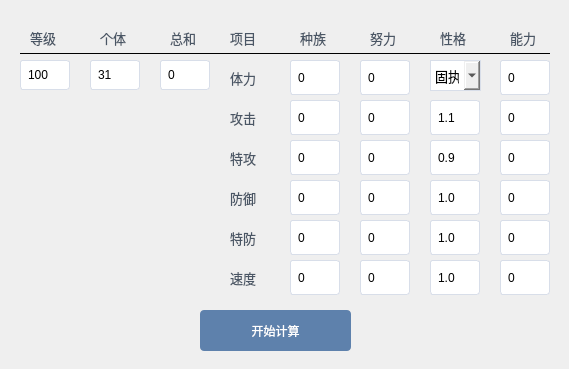
<?xml version="1.0" encoding="UTF-8"?>
<ui version="4.0">
    <class>CalculatorWindow</class>
    <widget class="QMainWindow" name="CalculatorWindow">
        <property name="geometry">
            <rect>
                <x>0</x>
                <y>0</y>
                <width>569</width>
                <height>369</height>
            </rect>
        </property>
        <property name="minimumSize">
            <size>
                <width>569</width>
                <height>369</height>
            </size>
        </property>
        <property name="maximumSize">
            <size>
                <width>569</width>
                <height>369</height>
            </size>
        </property>
        <property name="windowTitle">
            <string>精灵计算器</string>
        </property>
        <property name="styleSheet">
            <string notr="true">/* 按钮通用样式 */
                QPushButton {
                background-color: #5E81AC;
                color: white;
                border: none;
                padding: 8px 15px;
                border-radius: 4px;
                min-width: 80px;
                }

                QPushButton:hover {
                background-color: #81A1C1;
                }

                QPushButton:pressed {
                background-color: #4C6A8C;
                }

                /* 输入框样式 */
                QLineEdit {
                border: 1px solid #D8DEE9;
                padding: 5px;
                border-radius: 3px;
                }

                /* 标签样式 */
                QLabel {
                color: #4A5665;
                font-size: 13px;
                }
            </string>
        </property>
        <widget class="QWidget" name="centralwidget">
            <widget class="QPushButton" name="CalculateButton">
                <property name="geometry">
                    <rect>
                        <x>200</x>
                        <y>310</y>
                        <width>151</width>
                        <height>41</height>
                    </rect>
                </property>
                <property name="text">
                    <string>开始计算</string>
                </property>
            </widget>
            <widget class="QLabel" name="LevelLabel">
                <property name="geometry">
                    <rect>
                        <x>30</x>
                        <y>30</y>
                        <width>31</width>
                        <height>16</height>
                    </rect>
                </property>
                <property name="font">
                    <font>
                        <pointsize>-1</pointsize>
                    </font>
                </property>
                <property name="text">
                    <string>等级</string>
                </property>
            </widget>
            <widget class="QLineEdit" name="LevelEdit">
                <property name="geometry">
                    <rect>
                        <x>20</x>
                        <y>60</y>
                        <width>50</width>
                        <height>30</height>
                    </rect>
                </property>
                <property name="text">
                    <string>100</string>
                </property>
                <property name="placeholderText">
                    <string/>
                </property>
            </widget>
            <widget class="QLabel" name="IndividualLabel">
                <property name="geometry">
                    <rect>
                        <x>100</x>
                        <y>30</y>
                        <width>31</width>
                        <height>16</height>
                    </rect>
                </property>
                <property name="font">
                    <font>
                        <pointsize>-1</pointsize>
                    </font>
                </property>
                <property name="text">
                    <string>个体</string>
                </property>
            </widget>
            <widget class="QLineEdit" name="IndividualEdit">
                <property name="geometry">
                    <rect>
                        <x>90</x>
                        <y>60</y>
                        <width>50</width>
                        <height>30</height>
                    </rect>
                </property>
                <property name="text">
                    <string>31</string>
                </property>
                <property name="placeholderText">
                    <string/>
                </property>
            </widget>
            <widget class="Line" name="line">
                <property name="windowModality">
                    <enum>Qt::ApplicationModal</enum>
                </property>
                <property name="geometry">
                    <rect>
                        <x>20</x>
                        <y>53</y>
                        <width>530</width>
                        <height>1</height>
                    </rect>
                </property>
                <property name="font">
                    <font>
                        <pointsize>9</pointsize>
                    </font>
                </property>
                <property name="styleSheet">
                    <string notr="true">background-color: rgb(0, 0, 0);</string>
                </property>
                <property name="lineWidth">
                    <number>3</number>
                </property>
                <property name="midLineWidth">
                    <number>0</number>
                </property>
                <property name="orientation">
                    <enum>Qt::Horizontal</enum>
                </property>
            </widget>
            <widget class="QLabel" name="CategoryLabel">
                <property name="geometry">
                    <rect>
                        <x>230</x>
                        <y>30</y>
                        <width>31</width>
                        <height>16</height>
                    </rect>
                </property>
                <property name="font">
                    <font>
                        <pointsize>-1</pointsize>
                    </font>
                </property>
                <property name="text">
                    <string>项目</string>
                </property>
            </widget>
            <widget class="QLabel" name="CategoryLabel_1">
                <property name="geometry">
                    <rect>
                        <x>230</x>
                        <y>70</y>
                        <width>31</width>
                        <height>16</height>
                    </rect>
                </property>
                <property name="font">
                    <font>
                        <pointsize>-1</pointsize>
                    </font>
                </property>
                <property name="text">
                    <string>体力</string>
                </property>
            </widget>
            <widget class="QLabel" name="CategoryLabel_2">
                <property name="geometry">
                    <rect>
                        <x>230</x>
                        <y>110</y>
                        <width>31</width>
                        <height>16</height>
                    </rect>
                </property>
                <property name="font">
                    <font>
                        <pointsize>-1</pointsize>
                    </font>
                </property>
                <property name="text">
                    <string>攻击</string>
                </property>
            </widget>
            <widget class="QLabel" name="CategoryLabel_3">
                <property name="geometry">
                    <rect>
                        <x>230</x>
                        <y>150</y>
                        <width>31</width>
                        <height>16</height>
                    </rect>
                </property>
                <property name="font">
                    <font>
                        <pointsize>-1</pointsize>
                    </font>
                </property>
                <property name="text">
                    <string>特攻</string>
                </property>
            </widget>
            <widget class="QLabel" name="CategoryLabel_4">
                <property name="geometry">
                    <rect>
                        <x>230</x>
                        <y>190</y>
                        <width>31</width>
                        <height>16</height>
                    </rect>
                </property>
                <property name="font">
                    <font>
                        <pointsize>-1</pointsize>
                    </font>
                </property>
                <property name="text">
                    <string>防御</string>
                </property>
            </widget>
            <widget class="QLabel" name="CategoryLabel_5">
                <property name="geometry">
                    <rect>
                        <x>230</x>
                        <y>230</y>
                        <width>31</width>
                        <height>16</height>
                    </rect>
                </property>
                <property name="font">
                    <font>
                        <pointsize>-1</pointsize>
                    </font>
                </property>
                <property name="text">
                    <string>特防</string>
                </property>
            </widget>
            <widget class="QLabel" name="CategoryLabel_6">
                <property name="geometry">
                    <rect>
                        <x>230</x>
                        <y>270</y>
                        <width>31</width>
                        <height>16</height>
                    </rect>
                </property>
                <property name="font">
                    <font>
                        <pointsize>-1</pointsize>
                    </font>
                </property>
                <property name="text">
                    <string>速度</string>
                </property>
            </widget>
            <widget class="QLabel" name="RaceLabel">
                <property name="geometry">
                    <rect>
                        <x>300</x>
                        <y>30</y>
                        <width>31</width>
                        <height>16</height>
                    </rect>
                </property>
                <property name="font">
                    <font>
                        <pointsize>-1</pointsize>
                    </font>
                </property>
                <property name="text">
                    <string>种族</string>
                </property>
            </widget>
            <widget class="QLineEdit" name="RaceEdit_1">
                <property name="geometry">
                    <rect>
                        <x>290</x>
                        <y>60</y>
                        <width>50</width>
                        <height>35</height>
                    </rect>
                </property>
                <property name="text">
                    <string>0</string>
                </property>
                <property name="placeholderText">
                    <string/>
                </property>
            </widget>
            <widget class="QLineEdit" name="RaceEdit_2">
                <property name="geometry">
                    <rect>
                        <x>290</x>
                        <y>100</y>
                        <width>50</width>
                        <height>35</height>
                    </rect>
                </property>
                <property name="text">
                    <string>0</string>
                </property>
                <property name="placeholderText">
                    <string/>
                </property>
            </widget>
            <widget class="QLineEdit" name="RaceEdit_3">
                <property name="geometry">
                    <rect>
                        <x>290</x>
                        <y>140</y>
                        <width>50</width>
                        <height>35</height>
                    </rect>
                </property>
                <property name="text">
                    <string>0</string>
                </property>
                <property name="placeholderText">
                    <string/>
                </property>
            </widget>
            <widget class="QLineEdit" name="RaceEdit_4">
                <property name="geometry">
                    <rect>
                        <x>290</x>
                        <y>180</y>
                        <width>50</width>
                        <height>35</height>
                    </rect>
                </property>
                <property name="text">
                    <string>0</string>
                </property>
                <property name="placeholderText">
                    <string/>
                </property>
            </widget>
            <widget class="QLineEdit" name="RaceEdit_5">
                <property name="geometry">
                    <rect>
                        <x>290</x>
                        <y>220</y>
                        <width>50</width>
                        <height>35</height>
                    </rect>
                </property>
                <property name="text">
                    <string>0</string>
                </property>
                <property name="placeholderText">
                    <string/>
                </property>
            </widget>
            <widget class="QLineEdit" name="RaceEdit_6">
                <property name="geometry">
                    <rect>
                        <x>290</x>
                        <y>260</y>
                        <width>50</width>
                        <height>35</height>
                    </rect>
                </property>
                <property name="text">
                    <string>0</string>
                </property>
                <property name="placeholderText">
                    <string/>
                </property>
            </widget>
            <widget class="QLineEdit" name="EffortEdit_6">
                <property name="geometry">
                    <rect>
                        <x>360</x>
                        <y>260</y>
                        <width>50</width>
                        <height>35</height>
                    </rect>
                </property>
                <property name="text">
                    <string>0</string>
                </property>
                <property name="placeholderText">
                    <string/>
                </property>
            </widget>
            <widget class="QLineEdit" name="EffortEdit_2">
                <property name="geometry">
                    <rect>
                        <x>360</x>
                        <y>100</y>
                        <width>50</width>
                        <height>35</height>
                    </rect>
                </property>
                <property name="text">
                    <string>0</string>
                </property>
                <property name="placeholderText">
                    <string/>
                </property>
            </widget>
            <widget class="QLineEdit" name="EffortEdit_3">
                <property name="geometry">
                    <rect>
                        <x>360</x>
                        <y>140</y>
                        <width>50</width>
                        <height>35</height>
                    </rect>
                </property>
                <property name="text">
                    <string>0</string>
                </property>
                <property name="placeholderText">
                    <string/>
                </property>
            </widget>
            <widget class="QLineEdit" name="EffortEdit_5">
                <property name="geometry">
                    <rect>
                        <x>360</x>
                        <y>220</y>
                        <width>50</width>
                        <height>35</height>
                    </rect>
                </property>
                <property name="text">
                    <string>0</string>
                </property>
                <property name="placeholderText">
                    <string/>
                </property>
            </widget>
            <widget class="QLineEdit" name="EffortEdit_4">
                <property name="geometry">
                    <rect>
                        <x>360</x>
                        <y>180</y>
                        <width>50</width>
                        <height>35</height>
                    </rect>
                </property>
                <property name="text">
                    <string>0</string>
                </property>
                <property name="placeholderText">
                    <string/>
                </property>
            </widget>
            <widget class="QLabel" name="EffortLabel">
                <property name="geometry">
                    <rect>
                        <x>370</x>
                        <y>30</y>
                        <width>31</width>
                        <height>16</height>
                    </rect>
                </property>
                <property name="font">
                    <font>
                        <pointsize>-1</pointsize>
                    </font>
                </property>
                <property name="text">
                    <string>努力</string>
                </property>
            </widget>
            <widget class="QLineEdit" name="EffortEdit_1">
                <property name="geometry">
                    <rect>
                        <x>360</x>
                        <y>60</y>
                        <width>50</width>
                        <height>35</height>
                    </rect>
                </property>
                <property name="text">
                    <string>0</string>
                </property>
                <property name="placeholderText">
                    <string/>
                </property>
            </widget>
            <widget class="QComboBox" name="CharacterComboBox">
                <property name="geometry">
                    <rect>
                        <x>430</x>
                        <y>60</y>
                        <width>51</width>
                        <height>31</height>
                    </rect>
                </property>
                <property name="font">
                    <font>
                        <pointsize>10</pointsize>
                    </font>
                </property>
                <property name="styleSheet">
                    <string notr="true">/* 基础字体调整 */
                        QComboBox {
                        border: 1px solid #D8DEE9;
                        }
                    </string>
                </property>
                <property name="maxVisibleItems">
                    <number>15</number>
                </property>
                <item>
                    <property name="text">
                        <string>固执</string>
                    </property>
                </item>
                <item>
                    <property name="text">
                        <string>孤独</string>
                    </property>
                </item>
                <item>
                    <property name="text">
                        <string>调皮</string>
                    </property>
                </item>
                <item>
                    <property name="text">
                        <string>勇敢</string>
                    </property>
                </item>
                <item>
                    <property name="text">
                        <string>保守</string>
                    </property>
                </item>
                <item>
                    <property name="text">
                        <string>稳重</string>
                    </property>
                </item>
                <item>
                    <property name="text">
                        <string>马虎</string>
                    </property>
                </item>
                <item>
                    <property name="text">
                        <string>冷静</string>
                    </property>
                </item>
                <item>
                    <property name="text">
                        <string>胆小</string>
                    </property>
                </item>
                <item>
                    <property name="text">
                        <string>开朗</string>
                    </property>
                </item>
                <item>
                    <property name="text">
                        <string>急躁</string>
                    </property>
                </item>
                <item>
                    <property name="text">
                        <string>天真</string>
                    </property>
                </item>
                <item>
                    <property name="text">
                        <string>大胆</string>
                    </property>
                </item>
                <item>
                    <property name="text">
                        <string>顽皮</string>
                    </property>
                </item>
                <item>
                    <property name="text">
                        <string>无虑</string>
                    </property>
                </item>
                <item>
                    <property name="text">
                        <string>悠闲</string>
                    </property>
                </item>
                <item>
                    <property name="text">
                        <string>沉着</string>
                    </property>
                </item>
                <item>
                    <property name="text">
                        <string>慎重</string>
                    </property>
                </item>
                <item>
                    <property name="text">
                        <string>温顺</string>
                    </property>
                </item>
                <item>
                    <property name="text">
                        <string>狂妄</string>
                    </property>
                </item>
                <item>
                    <property name="text">
                        <string>害羞</string>
                    </property>
                </item>
                <item>
                    <property name="text">
                        <string>实干</string>
                    </property>
                </item>
                <item>
                    <property name="text">
                        <string>认真</string>
                    </property>
                </item>
                <item>
                    <property name="text">
                        <string>浮躁</string>
                    </property>
                </item>
                <item>
                    <property name="text">
                        <string>坦率</string>
                    </property>
                </item>
            </widget>
            <widget class="QLineEdit" name="CharacterEdit_5">
                <property name="geometry">
                    <rect>
                        <x>430</x>
                        <y>260</y>
                        <width>50</width>
                        <height>35</height>
                    </rect>
                </property>
                <property name="text">
                    <string>1.0</string>
                </property>
                <property name="placeholderText">
                    <string/>
                </property>
            </widget>
            <widget class="QLineEdit" name="CharacterEdit_4">
                <property name="geometry">
                    <rect>
                        <x>430</x>
                        <y>220</y>
                        <width>50</width>
                        <height>35</height>
                    </rect>
                </property>
                <property name="text">
                    <string>1.0</string>
                </property>
                <property name="placeholderText">
                    <string/>
                </property>
            </widget>
            <widget class="QLineEdit" name="CharacterEdit_2">
                <property name="geometry">
                    <rect>
                        <x>430</x>
                        <y>140</y>
                        <width>50</width>
                        <height>35</height>
                    </rect>
                </property>
                <property name="text">
                    <string>0.9</string>
                </property>
                <property name="placeholderText">
                    <string/>
                </property>
            </widget>
            <widget class="QLineEdit" name="CharacterEdit_3">
                <property name="geometry">
                    <rect>
                        <x>430</x>
                        <y>180</y>
                        <width>50</width>
                        <height>35</height>
                    </rect>
                </property>
                <property name="text">
                    <string>1.0</string>
                </property>
                <property name="placeholderText">
                    <string/>
                </property>
            </widget>
            <widget class="QLineEdit" name="CharacterEdit_1">
                <property name="geometry">
                    <rect>
                        <x>430</x>
                        <y>100</y>
                        <width>50</width>
                        <height>35</height>
                    </rect>
                </property>
                <property name="text">
                    <string>1.1</string>
                </property>
                <property name="placeholderText">
                    <string/>
                </property>
            </widget>
            <widget class="QLabel" name="CharacterLabel">
                <property name="geometry">
                    <rect>
                        <x>440</x>
                        <y>30</y>
                        <width>31</width>
                        <height>16</height>
                    </rect>
                </property>
                <property name="font">
                    <font>
                        <pointsize>-1</pointsize>
                    </font>
                </property>
                <property name="text">
                    <string>性格</string>
                </property>
            </widget>
            <widget class="QLabel" name="AbilityLabel">
                <property name="geometry">
                    <rect>
                        <x>510</x>
                        <y>30</y>
                        <width>31</width>
                        <height>16</height>
                    </rect>
                </property>
                <property name="font">
                    <font>
                        <pointsize>-1</pointsize>
                    </font>
                </property>
                <property name="text">
                    <string>能力</string>
                </property>
            </widget>
            <widget class="QLineEdit" name="SpeedLabel">
                <property name="geometry">
                    <rect>
                        <x>500</x>
                        <y>260</y>
                        <width>50</width>
                        <height>35</height>
                    </rect>
                </property>
                <property name="text">
                    <string>0</string>
                </property>
                <property name="placeholderText">
                    <string/>
                </property>
            </widget>
            <widget class="QLineEdit" name="DefenseLabel">
                <property name="geometry">
                    <rect>
                        <x>500</x>
                        <y>180</y>
                        <width>50</width>
                        <height>35</height>
                    </rect>
                </property>
                <property name="text">
                    <string>0</string>
                </property>
                <property name="placeholderText">
                    <string/>
                </property>
            </widget>
            <widget class="QLineEdit" name="SpDefenseLabel">
                <property name="geometry">
                    <rect>
                        <x>500</x>
                        <y>220</y>
                        <width>50</width>
                        <height>35</height>
                    </rect>
                </property>
                <property name="text">
                    <string>0</string>
                </property>
                <property name="placeholderText">
                    <string/>
                </property>
            </widget>
            <widget class="QLineEdit" name="HPLabel">
                <property name="geometry">
                    <rect>
                        <x>500</x>
                        <y>60</y>
                        <width>50</width>
                        <height>35</height>
                    </rect>
                </property>
                <property name="text">
                    <string>0</string>
                </property>
                <property name="placeholderText">
                    <string/>
                </property>
            </widget>
            <widget class="QLineEdit" name="AttackLabel">
                <property name="geometry">
                    <rect>
                        <x>500</x>
                        <y>100</y>
                        <width>50</width>
                        <height>35</height>
                    </rect>
                </property>
                <property name="text">
                    <string>0</string>
                </property>
                <property name="placeholderText">
                    <string/>
                </property>
            </widget>
            <widget class="QLineEdit" name="SpAttackLabel">
                <property name="geometry">
                    <rect>
                        <x>500</x>
                        <y>140</y>
                        <width>50</width>
                        <height>35</height>
                    </rect>
                </property>
                <property name="text">
                    <string>0</string>
                </property>
                <property name="placeholderText">
                    <string/>
                </property>
            </widget>
            <widget class="QLabel" name="SumLabel">
                <property name="geometry">
                    <rect>
                        <x>170</x>
                        <y>30</y>
                        <width>31</width>
                        <height>16</height>
                    </rect>
                </property>
                <property name="font">
                    <font>
                        <pointsize>-1</pointsize>
                    </font>
                </property>
                <property name="text">
                    <string>总和</string>
                </property>
            </widget>
            <widget class="QLineEdit" name="SumEdit">
                <property name="geometry">
                    <rect>
                        <x>160</x>
                        <y>60</y>
                        <width>50</width>
                        <height>30</height>
                    </rect>
                </property>
                <property name="text">
                    <string>0</string>
                </property>
                <property name="placeholderText">
                    <string/>
                </property>
            </widget>
        </widget>
    </widget>
    <resources/>
    <connections/>
</ui>
